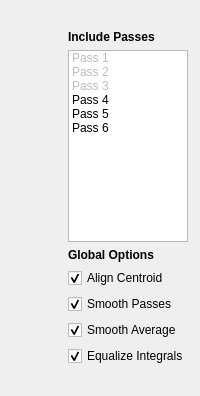
      <widget class="QWidget" name="tab3">
       <attribute name="title">
        <string>Composite</string>
       </attribute>
       <layout class="QHBoxLayout" name="horizontalLayout_31">
        <item>
         <layout class="QVBoxLayout" name="verticalLayout_15">
          <item>
           <widget class="MplWidget" name="plotWidgetOverlay" native="true">
            <property name="sizePolicy">
             <sizepolicy hsizetype="Expanding" vsizetype="Preferred">
              <horstretch>0</horstretch>
              <verstretch>0</verstretch>
             </sizepolicy>
            </property>
           </widget>
          </item>
          <item>
           <widget class="MplWidget" name="plotWidgetAverage" native="true">
            <property name="sizePolicy">
             <sizepolicy hsizetype="Expanding" vsizetype="Preferred">
              <horstretch>0</horstretch>
              <verstretch>0</verstretch>
             </sizepolicy>
            </property>
           </widget>
          </item>
         </layout>
        </item>
        <item>
         <layout class="QVBoxLayout" name="verticalLayout_8">
          <item>
           <spacer name="verticalSpacer_5">
            <property name="orientation">
             <enum>Qt::Vertical</enum>
            </property>
            <property name="sizeHint" stdset="0">
             <size>
              <width>98</width>
              <height>19</height>
             </size>
            </property>
           </spacer>
          </item>
          <item>
           <widget class="QLabel" name="label_30">
            <property name="sizePolicy">
             <sizepolicy hsizetype="Fixed" vsizetype="Preferred">
              <horstretch>0</horstretch>
              <verstretch>0</verstretch>
             </sizepolicy>
            </property>
            <property name="font">
             <font>
              <weight>75</weight>
              <bold>true</bold>
             </font>
            </property>
            <property name="text">
             <string>Include Passes</string>
            </property>
           </widget>
          </item>
          <item>
           <widget class="QListWidget" name="listWidgetIncludePasses">
            <property name="sizePolicy">
             <sizepolicy hsizetype="Minimum" vsizetype="Expanding">
              <horstretch>0</horstretch>
              <verstretch>0</verstretch>
             </sizepolicy>
            </property>
            <property name="maximumSize">
             <size>
              <width>120</width>
              <height>16777215</height>
             </size>
            </property>
            <property name="frameShadow">
             <enum>QFrame::Sunken</enum>
            </property>
            <property name="editTriggers">
             <set>QAbstractItemView::NoEditTriggers</set>
            </property>
            <property name="showDropIndicator" stdset="0">
             <bool>false</bool>
            </property>
            <property name="movement">
             <enum>QListView::Static</enum>
            </property>
            <property name="viewMode">
             <enum>QListView::ListMode</enum>
            </property>
            <item>
             <property name="text">
              <string>Pass 1</string>
             </property>
             <property name="checkState">
              <enum>Unchecked</enum>
             </property>
             <property name="flags">
              <set>ItemIsUserCheckable</set>
             </property>
            </item>
            <item>
             <property name="text">
              <string>Pass 2</string>
             </property>
             <property name="checkState">
              <enum>Unchecked</enum>
             </property>
             <property name="flags">
              <set>ItemIsUserCheckable</set>
             </property>
            </item>
            <item>
             <property name="text">
              <string>Pass 3</string>
             </property>
             <property name="checkState">
              <enum>Unchecked</enum>
             </property>
             <property name="flags">
              <set>ItemIsUserCheckable</set>
             </property>
            </item>
            <item>
             <property name="text">
              <string>Pass 4</string>
             </property>
             <property name="checkState">
              <enum>Unchecked</enum>
             </property>
             <property name="flags">
              <set>NoItemFlags</set>
             </property>
            </item>
            <item>
             <property name="text">
              <string>Pass 5</string>
             </property>
             <property name="checkState">
              <enum>Unchecked</enum>
             </property>
             <property name="flags">
              <set>NoItemFlags</set>
             </property>
            </item>
            <item>
             <property name="text">
              <string>Pass 6</string>
             </property>
             <property name="checkState">
              <enum>Unchecked</enum>
             </property>
             <property name="flags">
              <set>NoItemFlags</set>
             </property>
            </item>
           </widget>
          </item>
          <item>
           <widget class="QLabel" name="label_31">
            <property name="font">
             <font>
              <weight>75</weight>
              <bold>true</bold>
             </font>
            </property>
            <property name="text">
             <string>Global Options</string>
            </property>
           </widget>
          </item>
          <item>
           <widget class="QCheckBox" name="checkBoxAlignCentroid">
            <property name="sizePolicy">
             <sizepolicy hsizetype="Fixed" vsizetype="Fixed">
              <horstretch>0</horstretch>
              <verstretch>0</verstretch>
             </sizepolicy>
            </property>
            <property name="text">
             <string>Align Centroid</string>
            </property>
            <property name="checked">
             <bool>true</bool>
            </property>
           </widget>
          </item>
          <item>
           <widget class="QCheckBox" name="checkBoxSmoothIndividual">
            <property name="sizePolicy">
             <sizepolicy hsizetype="Fixed" vsizetype="Fixed">
              <horstretch>0</horstretch>
              <verstretch>0</verstretch>
             </sizepolicy>
            </property>
            <property name="text">
             <string>Smooth Passes</string>
            </property>
            <property name="checked">
             <bool>true</bool>
            </property>
           </widget>
          </item>
          <item>
           <widget class="QCheckBox" name="checkBoxSmoothAverage">
            <property name="sizePolicy">
             <sizepolicy hsizetype="Fixed" vsizetype="Fixed">
              <horstretch>0</horstretch>
              <verstretch>0</verstretch>
             </sizepolicy>
            </property>
            <property name="text">
             <string>Smooth Average</string>
            </property>
            <property name="checked">
             <bool>true</bool>
            </property>
           </widget>
          </item>
          <item>
           <widget class="QCheckBox" name="checkBoxEqualizeArea">
            <property name="sizePolicy">
             <sizepolicy hsizetype="Fixed" vsizetype="Fixed">
              <horstretch>0</horstretch>
              <verstretch>0</verstretch>
             </sizepolicy>
            </property>
            <property name="text">
             <string>Equalize Integrals</string>
            </property>
            <property name="checked">
             <bool>true</bool>
            </property>
            <property name="tristate">
             <bool>false</bool>
            </property>
           </widget>
          </item>
          <item>
           <spacer name="verticalSpacer_6">
            <property name="orientation">
             <enum>Qt::Vertical</enum>
            </property>
            <property name="sizeHint" stdset="0">
             <size>
              <width>118</width>
              <height>19</height>
             </size>
            </property>
           </spacer>
          </item>
         </layout>
        </item>
       </layout>
      </widget>
